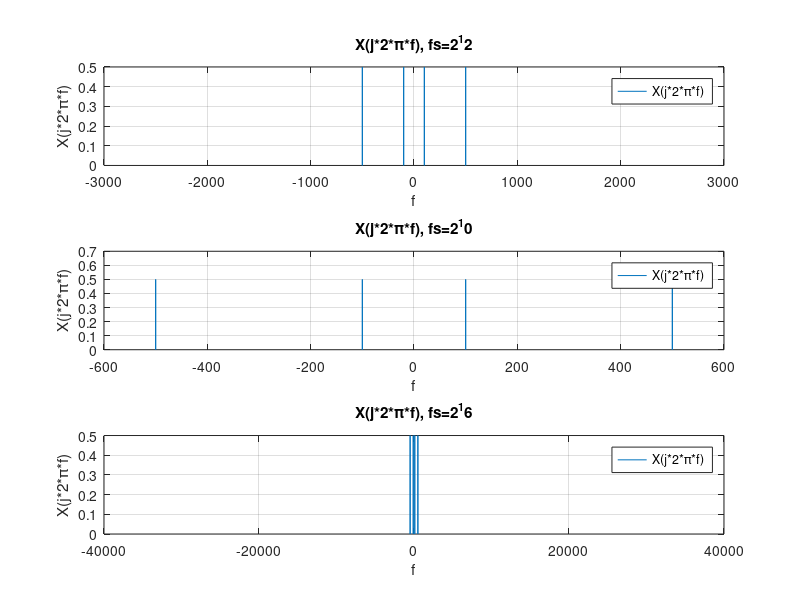

MATLAB code to generate this figure: (Note: this script raises an error after producing the figure.)
%201500127 Δημήτρης Ορεινός ’σκηση 3.4
%Αρχικά ορίζουμε το σήμα συνεχούς χρόνου x(t) που μας δίνεται από την εκφωνηση της άσκησης,
%Πιο συγκεκριμένα το σήμα x[n] ορίζεται ως εξής:
%x(t)=cos(2*π*100*t)+cos(2*π*500*t), με το  χρόνο t(ως διάνυσμα χρόνου) να ορίζεται στο χρονικό διάστημα 
%[0,N-1]*Ts, όπου Ts η περίοδος δειγματοληψίας και τη συχνότητα (ως διάνυσμα συχνοτήτων) να ορίζεται 
%στο συχνοτικό διάστημα [0,N-1]*df, df=fs/N, όπου fs=2^(12) η συχνότητα δειγματοληψίας και 
%Ν ο αριθμός των δειγμάτων του σήματος, με Ν=2^(20).


clc
clear all


N=2^(20);

fs=2^12;

df=fs/N;

Ts=1/fs;

t=[0:N-1]*Ts;

f=[0:N-1]*df;


x=cos(2*pi*100*t)+cos(2*pi*500*t);




X1=fft(x)/N; %Υπολογίζουμε τον FFT του σήματος,χρησιμοποιώντας την εντολή fft(x) που αντιστοιχεί 
%στον υπολογισμό του Γρήγορου Μετασχηματισμού Fourier(FFT), 
%όπου x το σήμα όπου θα εφαρμόσουμε τον μετασχηματισμό αυτόν(το διάνυσμα όπου θα εφαρμοστεί αυτή τη εντολή), 
%που εδώ είναι το συνεχές σήμα x(t).
%Έπειτα πολλαπλασιάζουμε με 1/Ν, κάνοντας κανονικοποίηση ουσιαστικά, 
%για να πάρουμε σωστά αποτελέσματα.



y1=fftshift(X1);%Για να «κεντράρουμε» και τον FFT του σήματος x(t) στο μηδέν. 
%Αυτό γίνεται με χρήση της εντολής fftshift(Χ),όπου όπου Χ το σήμα όπου θα εφαρμόσουμε τον μετασχηματισμό αυτόν
%(το διάνυσμα όπου θα εφαρμοστεί αυτή τη εντολή), 
%που εδώ είναι ο Γρήγορος Μετασχηματισμός Fourier (FFT) του διακριτού
%σήματος x(t).
 


y2=abs(y1);

f1=[-N/2:N/2-1]*df;

%Έπειτα μέσω της εντολής figure ανίογουμε ένα νέο παράθυρο σχεδίασης. 

figure


subplot(3,1,1)






plot(f1,y2)%Σχεδιάζουμε τον "κεντραρισμένο" μετασχηματισμό Fourier(FFT) του σήματος x(t), 
%X[(j*2*π*f)], για συχνότητα δειγματοληψίας fs=2^(12) και 
% αριθμός  δειγμάτων N=2^(20)  χρησιμοποιώντας την εντολή plot(x,y),
%όπου σαν ανεξάρτητη μεταβλητή x,θα θεωρήσουμε τη συχνότητα f(το
%"κεντραρισμένο" διάστημα συχνοτήτων)
%και σαν εξαρτημένη μεταβλητή y, τις τιμές του 
%Μετασχηματισμού Fourier του σήματος x(t) X[(j*2*π*f)], 
%για κάθε τιμή του χρόνου t(διάνυσμα χρόνου).

%Τελικά από το γράφημα του "κεντραρισμένου" μετασχηματισμού Fourier(FFT)
%του σήματος x(t) και από την εντολή fft(x), προκύπτει ότι o
%Μετασχηματισμός Fourier του σήματος x(t) είναι το άθροισμα των εξής
%συναρτήσεων δέλτα Χ(j*Ω)=0,5*(δ(f-100)+δ(f+100)+δ(f-500)+δ(f+500)),όπου για
%|f|=100Hz και |f|=500Hz(στον θετικό και τον αρνητικό ημιάξονα), θα έχει τη
%μέγιστη τιμή της, για όλες τις άλλες συχνότητες f(σε θετικό και αρνητικό
%ημιάξονα)  η Χ(j*Ω) θα ισούται με μηδέν.

grid


ylabel('Χ(j*2*π*f)'), xlabel('f'), legend('Χ(j*2*π*f)'), title('Χ(j*2*π*f), fs=2^12')
%Με τη χρήση των εντολών ylabel('text')
%, xlabel('text'), legend('text'), title('text'), 
%εισάγουμε κατάλληλους τίτλους αξόνων και γραφήματος, λεζάντα, πλέγμα και
%βαθμολόγηση αξόνων για τo γράφημα του μέτρου του "κεντραρισμένου"
%Μετασχηματισμού Fourier FFT, για συχνότητα δειγματοληψίας fs=2^(12).

%Για να προκύψουν καλύτερα και πιο σωστά αποτελέσματα θα πρέπει να ορίσουμε
%τη συχνότητα δειγματοληψίας fs, αλλά και τον αριθμό των δειγμάτων N σε
%δυνάμεις του 2, όσο γίνεται μεγαλύτερες και πιο συγκεκριμένα για τη
%συχνότητα δειγματοληψίας fs να είναι πολύ πιο πάνω από το όριο της
%τιμής της f=2*500Hz=1000Hz(Για το σήμα x(t) f1=100Hz και f2=500Hz, άρα
%fs=500Hz).

%Επειδή θέλουμε να αυξάνουμε ή να μειώνουμε είτε τη συχνότητα δειγματοληψίας
%fs είτε τον  αριθμό δειγμάτων Ν , σε κάθε περίπτωση των μεταβολών ενός εκ 
%των fs,N θα πρέπει να ορίζουμε ξανά κάθε φορά το σήμα
%x(t)=cos(2*π*100*t)+cos(2*π*500*t),αλλάζοντας  κατάλληλα το περιεχόμενο
%του διανυσμάτος χρόνου t=[0,N-1]*Ts και του διανύσματος συχνότητας
%[0,N-1]*df.

%Επίσης η διαδικασία που εφαρμόσαμε για τον υπολογισμό του "κεντραρισμένου"
%FFT του σήματος x(t), θα ισχύει ακριβώς η ίδια και στις περιπτώσεις
%αύξησης ή μείωσης  είτε της συχνότητας δειγματοληψίας fs είτε του αριθμού
%των δειγμάτων N.

%Εδώ αναφερόμαστε στη περίπτωση που μεταβάλλουμε την συχνότητα δειγματοληψίας
%fs είτε όταν την αυξάνουμε είτε όταν τη μειώνουμε.


fs=2^10;
Ts=1/fs;
df=fs/N;
t=[0:N-1]*Ts;
f=[0:N-1]*df;
x=cos(2*pi*100*t)+cos(2*pi*500*t);

X1=fft(x)/N;

z1=fftshift(X1);

z2=abs(z1);



f2=[-N/2:N/2-1]*df;

subplot(3,1,2)

plot(f2,z2);%Σχεδιάζουμε το μέτρο του "κεντραρισμένου" μετασχηματισμού Fourier(FFT) του σήματος x(t), 
%X[(j*2*π*f)], για συχνότητα δειγματοληψίας fs=2^(10) και 
% αριθμός  δειγμάτων N=2^(20) χρησιμοποιώντας την εντολή plot(x,y),
%όπου σαν ανεξάρτητη μεταβλητή x,θα θεωρήσουμε τη συχνότητα f(το
%"κεντραρισμένο" διάστημα συχνοτήτων)
%και σαν εξαρτημένη μεταβλητή y, τις τιμές του 
%Μετασχηματισμού Fourier του σήματος x(t) X[(j*2*π*f)], 
%για κάθε τιμή του χρόνου t(διάνυσμα χρόνου).

xlabel('f'), ylabel('Χ(j*2*π*f)'), legend('Χ(j*2*π*f)'), title('Χ(j*2*π*f), fs=2^10')
%Με τη χρήση των εντολών ylabel('text')
%, xlabel('text'), legend('text'), title('text'), 
%εισάγουμε κατάλληλους τίτλους αξόνων και γραφήματος, λεζάντα, πλέγμα και
%βαθμολόγηση αξόνων για τo γράφημα του μέτρου του "κεντραρισμένου"
%Μετασχηματισμού Fourier FFT, για συχνότητα δειγματοληψίας fs=2^(10).

grid


fs=2^16;

Ts=1/fs;
df=fs/N;
t=[0:N-1]*Ts;
f=[0:N-1]*df;
x=cos(2*pi*100*t)+cos(2*pi*500*t);

X1=fft(x)/N;


z1=fftshift(X1);

z2=abs(z1);



f3=[-N/2:N/2-1]*df;

subplot(3,1,3)

plot(f3,z2);%Σχεδιάζουμε τον "κεντραρισμένο" μετασχηματισμό Fourier(FFT) του σήματος x(t), 
%X[(j*2*π*f)], για συχνότητα δειγματοληψίας fs=2^(16) και 
% αριθμός  δειγμάτων N=2^(20) χρησιμοποιώντας την εντολή plot(x,y),
%όπου σαν ανεξάρτητη μεταβλητή x,θα θεωρήσουμε τη συχνότητα f(το
%"κεντραρισμένο" διάστημα συχνοτήτων)
%και σαν εξαρτημένη μεταβλητή y, τις τιμές του 
%Μετασχηματισμού Fourier του σήματος x(t) X[(j*2*π*f)], 
%για κάθε τιμή του χρόνου t(διάνυσμα χρόνου).

xlabel('f'); ylabel('Χ(j*2*π*f)'); legend('Χ(j*2*π*f)'); title('Χ(j*2*π*f), fs=2^16')
%Με τη χρήση των εντολών ylabel('text')
%, xlabel('text'), legend('text'), title('text'), 
%εισάγουμε κατάλληλους τίτλους αξόνων και γραφήματος, λεζάντα, πλέγμα και
%βαθμολόγηση αξόνων για τo γράφημα του μέτρου του "κεντραρισμένου"
%Μετασχηματισμού Fourier FFT, για συχνότητα δειγματοληψίας fs=2^(16).


grid

%Συμπεραίνουμε μέσω του γραφήματος του "κεντραρισμένου" Μετασχημτισμού
%Fourier(FFT που είναι ο Γρήγορος Μετασχηματισμός Fourier) σε συνάρτηση με τη συχνότητα f( κεντραρισμένο διάνυσμα
%συχνοτήτων),πώς με ίδιο αριθμό δειγμάτων N=2^(20) όταν αυξάνουμε τη συχνότητα δειγματοληψίας fs παίρνουμε
%τον ίδιο αριθμό συχνοτικών συνιστωσών για τον αντίστοιχα ίδιο αριθμό
%δειγμάτων Ν, αλλά θα έχουμε ένα  φάσμα συχνοτήτων που επεκετείνεται
%σε περισσότερες τιμές συχνοτήτων f και αυτές
%οι συνιστώσες φαίνονται να τις έχουμε λάβει πολύ πιο "πυκνά".Το φαινόμενο
%των "πυκνότερων" φασματικών συνιστωσών θα είναι εντονότερο όσο περισσότερο
%αυξάνουμε τη συχνότητα δειγματοληψίας fs(ακόμα και όταν η συχνότητα δειγματοληψίας fs  αυξηθεί πολύ πιο πάνω από 
%τη τιμή συχνότητας δειγματοληψίας fs=2^(12)).

%Επίσης  όταν μειώνουμε τη συχνότητα δειγματοληψίας fs παίρνουμε
%τον ίδιο αριθμό συχνοτικών συνιστωσών για τον αντίστοιχα ίδιο αριθμό
%δειγμάτων Ν, αλλά θα έχουμε ένα πιο φάσμα συχνοτήτων που επεκετείνεται σε 
%λιγότερες τιμές συχνοτήτων f και αυτές
%οι συνιστώσες φαίνονται να τις έχουμε λάβει πολύ πιο "αραιά".Παρατηρούμε
%επίσης ότι όσο περισσότερο μειώνουμε τη υχνότητα δειγματοληψίας fs, τότε
%θα έχουμε ολοένα και αυξημένη επικάλυψη μεταξύ των φασματικών συνιστωσών,
%όποτε το σήμα μας δε θα αναπαρίσταται με τον καλύτερο και τον πιο
%ακριβέστερο τρόπο.(Η επικάλυψη γίνεται μεγαλύτερη, όταν η συχνότητα δειγματοληψίας fs  μειωθεί πολύ 
%περισσότερο από τη τιμή συχνότητας δειγματοληψίας fs=2^(12)).



%Έπειτα αναφερόμαστε στη περίπτωση που μεταβάλλουμε τον αριθμό δειγμάτων
%Ν είτε όταν τον αυξάνουμε είτε όταν τον μειώνουμε.



figure%Έπειτα μέσω της εντολής figure ανίογουμε ένα νέο παράθυρο σχεδίασης.

N=2^26;
fs=2^12;
Ts=1/fs;
df=fs/N;
t=[0:N-1]*Ts;
f=[0:N-1]*df;
x=cos(2*pi*100*t)+cos(2*pi*500*t);

y1=fft(x);
z1=fftshift(y1);

h1=abs(z1/N);

f1=[-N/2:N/2-1]*df;

subplot(2,1,1)

plot(f1,h1);
xlabel('f'),ylabel('Χ(j*2*π*f)'),legend('FFT'),title('FFT shifted fs=2^12, N=2^26')%Με τη χρήση των εντολών ylabel('text')
%, xlabel('text'), legend('text'), title('text'), 
%εισάγουμε κατάλληλους τίτλους αξόνων και γραφήματος, λεζάντα, πλέγμα και
%βαθμολόγηση αξόνων για τo γράφημα του μέτρου του "κεντραρισμένου"
%Μετασχηματισμού Fourier FFT, για αριθμό δειγμάτων Ν=2^(26).


grid


N=2^11;
fs=2^12;
Ts=1/fs;
df=fs/N;
t=[0:N-1]*Ts;
f=[0:N-1]*df;
x=cos(2*pi*100*t)+cos(2*pi*500*t);

y2=fft(x)/N;
z2=fftshift(y2);

h2=abs(z2);

f2=[-N/2:N/2-1]*df;

subplot(2,1,2)

plot(f2,h2);
xlabel('f'),ylabel('Χ(j*2*π*f)'),legend('FFT'),title('FFT shifted fs=2^12, N=2^11')
%Με τη χρήση των εντολών ylabel('text')
%, xlabel('text'), legend('text'), title('text'), 
%εισάγουμε κατάλληλους τίτλους αξόνων και γραφήματος, λεζάντα, πλέγμα και
%βαθμολόγηση αξόνων για τo γράφημα του μέτρου του "κεντραρισμένου"
%Μετασχηματισμού Fourier FFT, για αριθμό δειγμάτων Ν=2^(11).

grid

%Συμπεραίνουμε μέσω του γραφήματος του "κεντραρισμένου" Μετασχημτισμού
%Fourier(FFT που είναι ο Γρήγορος Μετασχηματισμός Fourier) σε συνάρτηση με τη συχνότητα f(κεντραρισμένο διάνυσμα
%συχνοτήτων), με ίδια συχνότητα δειγματοληψίας fs=2^(12)που σημαίνει ότι το
%φάσμα μας θα εκτείνεται στον ίδιο αριθμό 
%τιμών συχνότητας f, ότι όταν
%αυξάνουμε τον αριθμό των δειγμάτων Ν, θα έχουμε μεγαλύτερη ακρίβεια στην
%αναπαράσταση του σήματος, ενώ αν
%μειώσουμε τον αριθμό των δειγμάτων Ν, θα έχουμε μικρότερη ακρίβεια  στην
%αναπαράσταση του σήματος(Θα αρχίσει να υπάρχει μεγαλύτερη επικάλυψη μεταξύ των δειγμάτων ,όταν ο αριθμός των 
%δειγμάτων  μειωθεί πολύ περισσότερο από τη τιμή  Ν=2^(20)).





